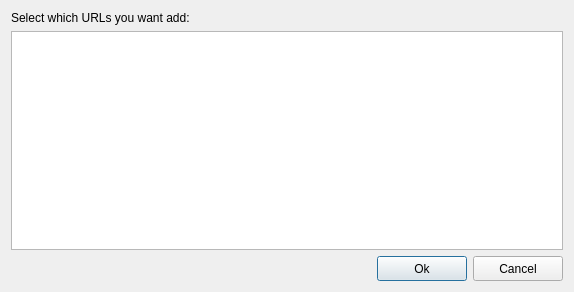
<?xml version="1.0" encoding="UTF-8"?>
<ui version="4.0">
 <class>MultiURLs</class>
 <widget class="QDialog" name="MultiURLs">
  <property name="geometry">
   <rect>
    <x>0</x>
    <y>0</y>
    <width>574</width>
    <height>292</height>
   </rect>
  </property>
  <property name="windowTitle">
   <string>Multiple URLs</string>
  </property>
  <layout class="QGridLayout" name="gridLayout">
   <item row="0" column="0">
    <widget class="QLabel" name="label">
     <property name="text">
      <string>Select which URLs you want add:</string>
     </property>
    </widget>
   </item>
   <item row="1" column="0">
    <widget class="QListWidget" name="lstURLs">
     <property name="uniformItemSizes">
      <bool>true</bool>
     </property>
    </widget>
   </item>
   <item row="2" column="0">
    <layout class="QHBoxLayout" name="horizontalLayout">
     <item>
      <spacer name="horizontalSpacer">
       <property name="orientation">
        <enum>Qt::Horizontal</enum>
       </property>
       <property name="sizeHint" stdset="0">
        <size>
         <width>248</width>
         <height>20</height>
        </size>
       </property>
      </spacer>
     </item>
     <item>
      <widget class="QPushButton" name="btnOk">
       <property name="minimumSize">
        <size>
         <width>90</width>
         <height>25</height>
        </size>
       </property>
       <property name="maximumSize">
        <size>
         <width>90</width>
         <height>16777215</height>
        </size>
       </property>
       <property name="baseSize">
        <size>
         <width>0</width>
         <height>0</height>
        </size>
       </property>
       <property name="whatsThis">
        <string>Add the current URL and close this dialog</string>
       </property>
       <property name="accessibleName">
        <string>Ok button</string>
       </property>
       <property name="accessibleDescription">
        <string>Add the current URL and close this dialog</string>
       </property>
       <property name="text">
        <string>Ok</string>
       </property>
       <property name="default">
        <bool>true</bool>
       </property>
      </widget>
     </item>
     <item>
      <widget class="QPushButton" name="btnCancel">
       <property name="minimumSize">
        <size>
         <width>90</width>
         <height>25</height>
        </size>
       </property>
       <property name="maximumSize">
        <size>
         <width>90</width>
         <height>16777215</height>
        </size>
       </property>
       <property name="baseSize">
        <size>
         <width>0</width>
         <height>0</height>
        </size>
       </property>
       <property name="whatsThis">
        <string>Close without adding the URL</string>
       </property>
       <property name="accessibleName">
        <string>Cancel button</string>
       </property>
       <property name="accessibleDescription">
        <string>Close without adding the URL</string>
       </property>
       <property name="text">
        <string>Cancel</string>
       </property>
      </widget>
     </item>
    </layout>
   </item>
  </layout>
 </widget>
 <resources/>
 <connections>
  <connection>
   <sender>btnOk</sender>
   <signal>clicked()</signal>
   <receiver>MultiURLs</receiver>
   <slot>accept()</slot>
   <hints>
    <hint type="sourcelabel">
     <x>305</x>
     <y>267</y>
    </hint>
    <hint type="destinationlabel">
     <x>53</x>
     <y>256</y>
    </hint>
   </hints>
  </connection>
  <connection>
   <sender>btnCancel</sender>
   <signal>clicked()</signal>
   <receiver>MultiURLs</receiver>
   <slot>reject()</slot>
   <hints>
    <hint type="sourcelabel">
     <x>403</x>
     <y>262</y>
    </hint>
    <hint type="destinationlabel">
     <x>190</x>
     <y>268</y>
    </hint>
   </hints>
  </connection>
 </connections>
</ui>
